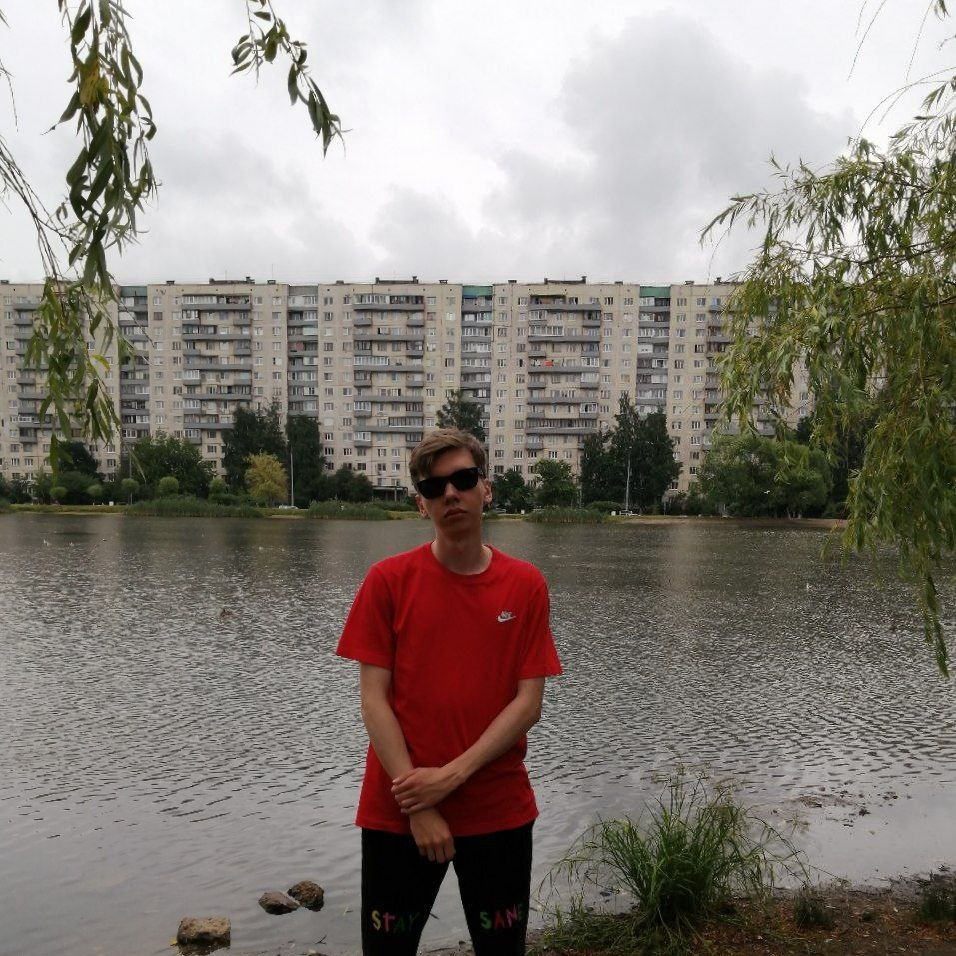
#> input picture 4.1 Операция свертки. Линейные фильтры/sample.jpg, 956 x 956 px
$ jupyter execute 'Фильтр Гаусса на цветном изображении.ipynb'
#> lines starting #> are read from the running program, lines starting #| are printed output that depends on the picture
[cell 1]
from skimage.io import imread, imshow, imsave

[cell 2]
img = imread('sample.jpg')
#> img is the input picture: shape (956, 956, 3); mean R, G, B 135.9, 129.1, 121.9

[cell 3]
imshow(img);

[cell 4]
img.shape
#> Out = (956, 956, 3)

[cell 5]
import numpy as np

[cell 6]
r, g, b = np.dsplit(img, 3)
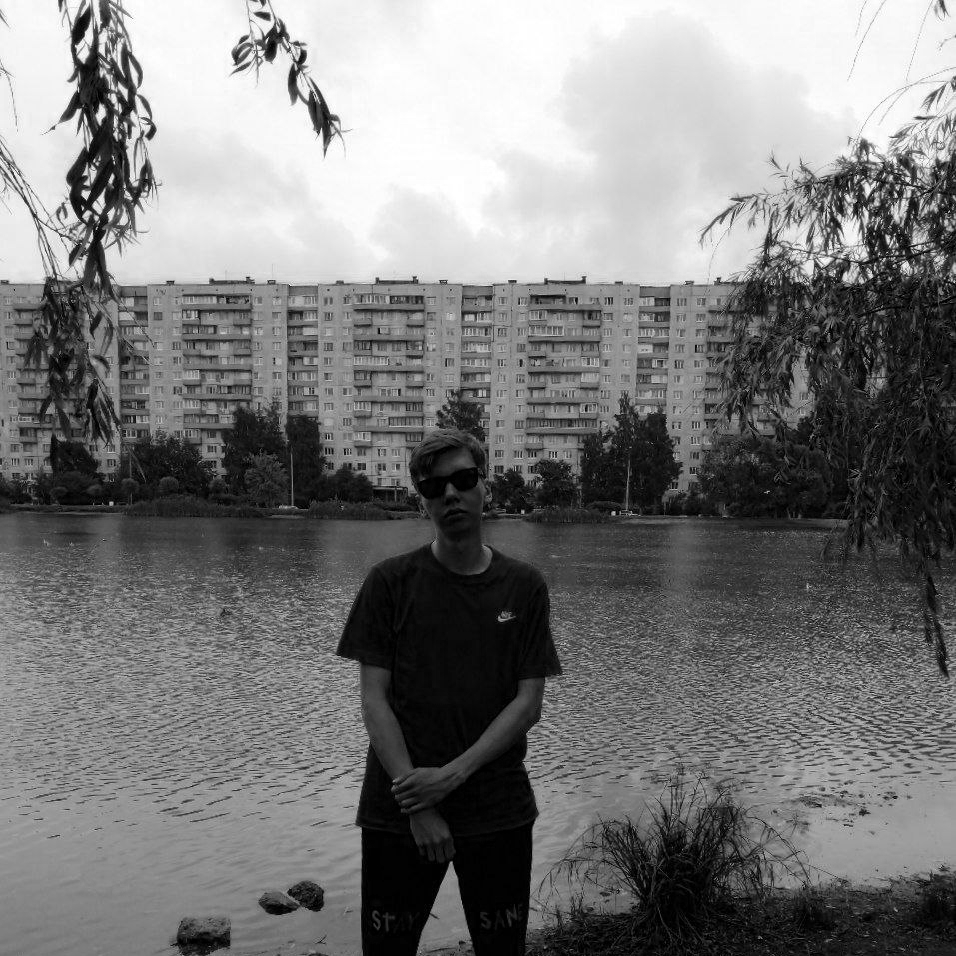
#> b: shape (956, 956, 1); min 0, max 255, mean 121.9

[cell 7]
r.shape
#> Out = (956, 956, 1)

[cell 8]
r

[cell 9]
r[0]
#> Out = 956 values, max 255 at index 125, min 69 at index 60, mean 238.2

[cell 10]
sigma = 0.66

[cell 11]
import math

[cell 12]
half = round(3 * sigma)
k = half * 2 + 1

kernel = []
for i in reversed(range(-half, half + 1)):
    for j in range(-half, half + 1):
        kernel.append((j, i))
kernel = (np.array(kernel).reshape(k, k, 2)).tolist()
for i in range(k):
    for j in range(k):
        kernel[i][j] = 1 / (2 * math.pi * sigma ** 2) * \
        math.exp(- (kernel[i][j][0] ** 2 + kernel[i][j][1] ** 2) / (2 * sigma ** 2))
sum = np.array(kernel).sum()
for i in range(k):
    for j in range(k):
        kernel[i][j] = kernel[i][j] / sum

[cell 13]
kernel

[cell 14]
k

[cell 15]
from scipy.signal import convolve2d

[cell 16]
r_gauss, g_gauss, b_gauss = [(convolve2d(i[: ,: , 0], kernel, mode='valid')).astype('uint8') for i in (r, g, b)]
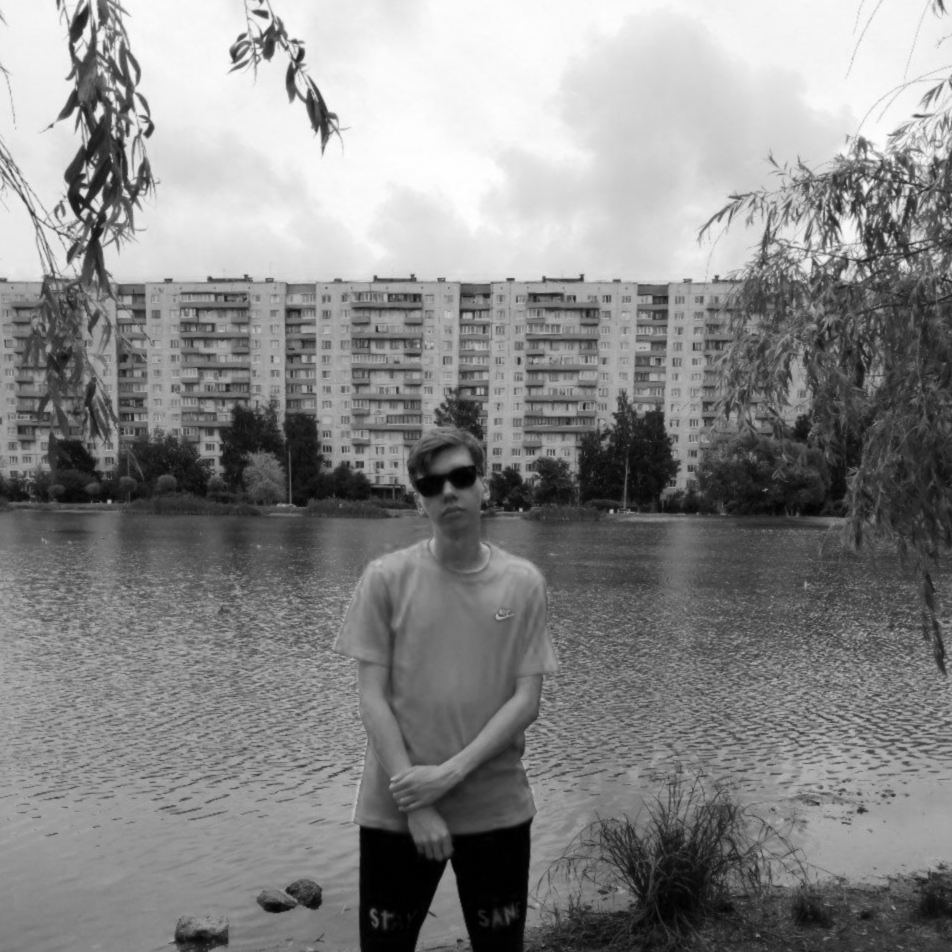
#> r_gauss: shape (952, 952); min 0, max 254, mean 135.3
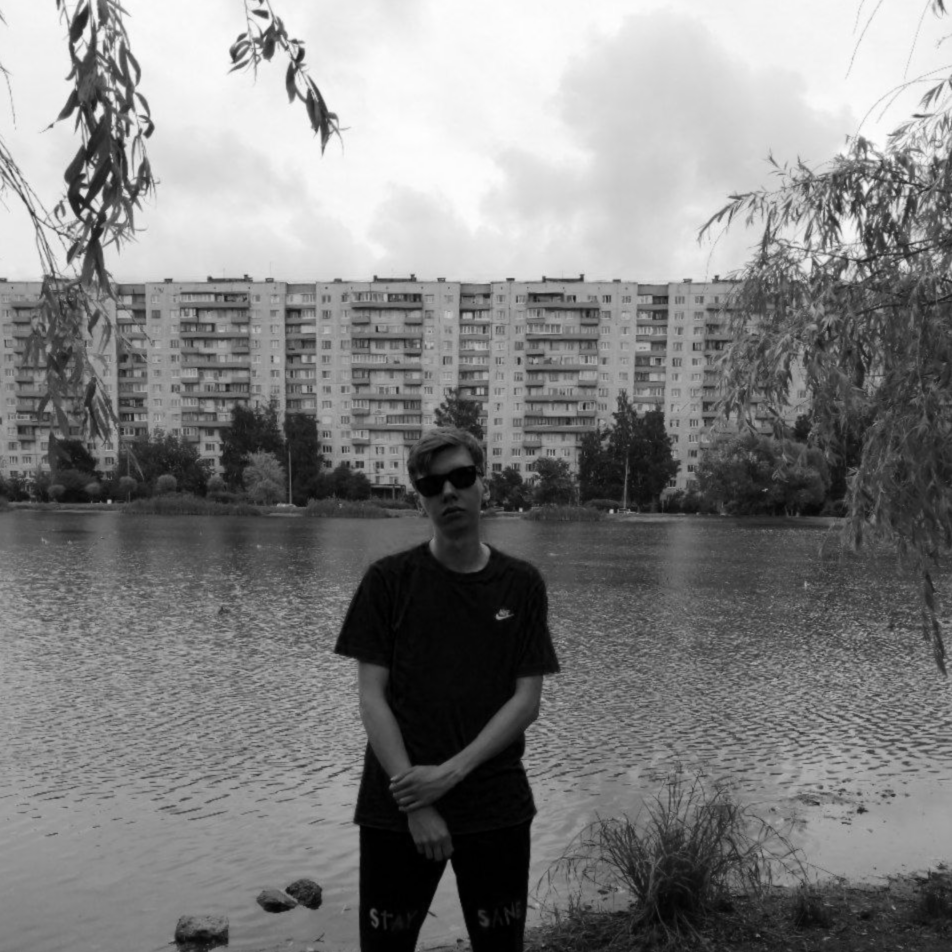
#> g_gauss: shape (952, 952); min 0, max 254, mean 128.5

[cell 17]
img_gaussian = np.dstack((r_gauss, g_gauss, b_gauss))
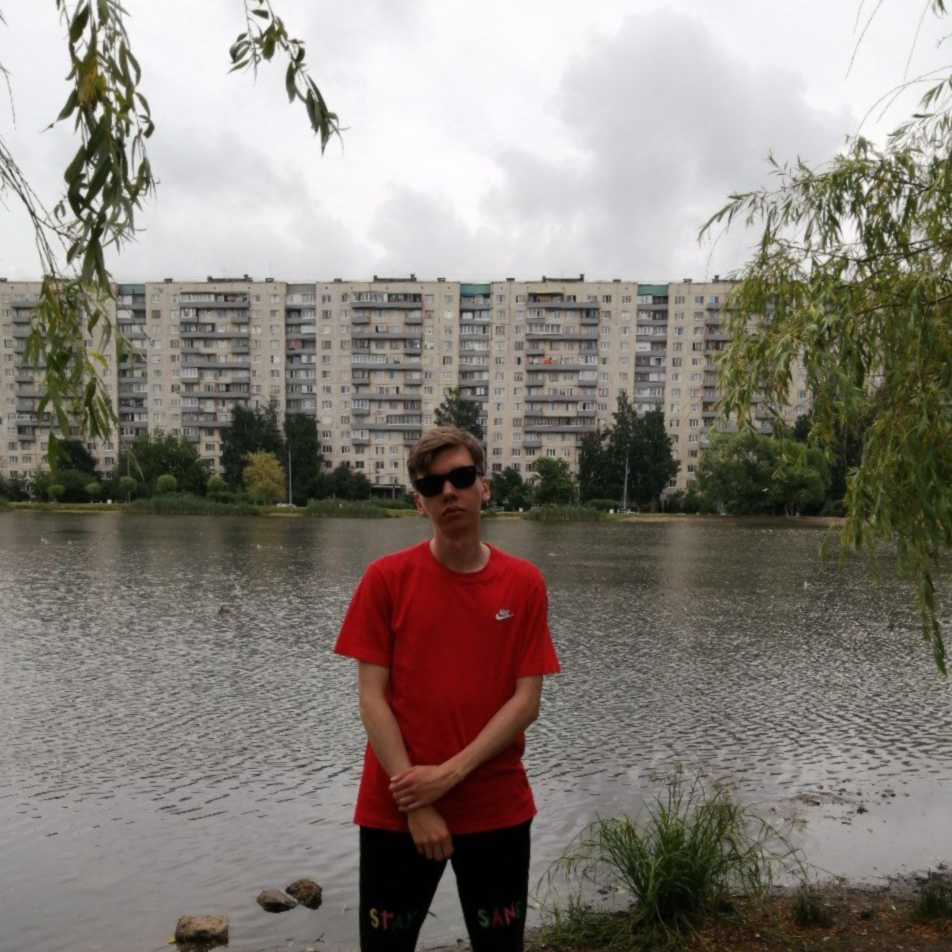
#> img_gaussian: shape (952, 952, 3); mean of channels 0, 1, 2 135.3, 128.5, 121.3; drawn as R, G, B

[cell 18]
imshow(img_gaussian)

[cell 19]
np.array_equal(img, img_gaussian)
#> Out = False

[cell 20]
imsave('sample-gaussian.jpg', img_gaussian)
